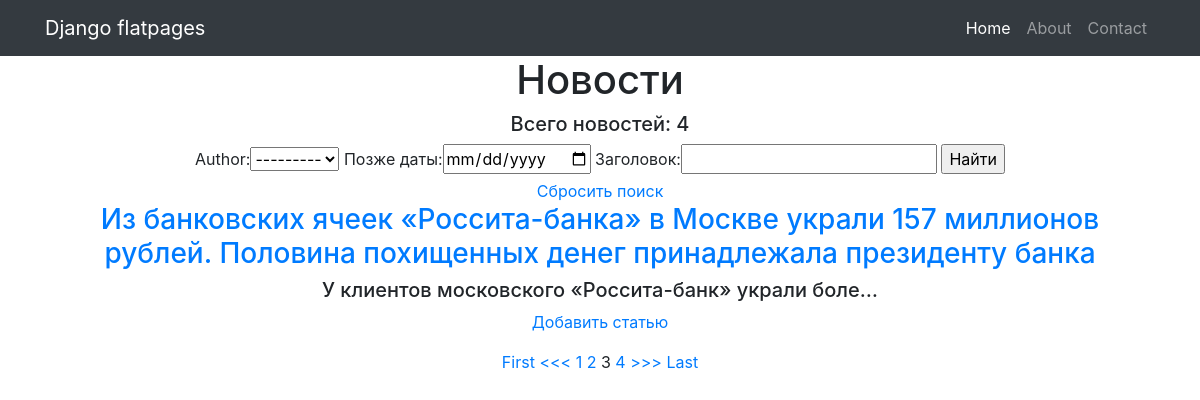
The page /news/search/?page=3 on the database its author committed.
### news/models.py (models this page shows, shortened)
class Author(models.Model):
    author = models.OneToOneField(User, on_delete=models.CASCADE,
                                  unique=True)
    author_rating = models.IntegerField(default=0)
    def __str__(self):
        return self.author.username

class Post(models.Model):
    author = models.ForeignKey(Author, on_delete=models.CASCADE)
    news = 'NW'
    article = 'AR'
    CHOICES = [
        (news, 'Новость'),
        (article, 'Статья')
    ]
    type = models.CharField(max_length=2,
                            choices=CHOICES)
    time = models.DateTimeField(auto_now_add=True)
    category = models.ManyToManyField(Category, through='PostCategory')
    header = models.CharField(max_length=1000)
    text = models.TextField(null=True)
    post_rating = models.IntegerField(default=0)

### news/views.py (the view)
# urls.py: path('search/', PostSearch.as_view(), name='post_search'),
class PostSearch(ListView):
    model = Post
    context_object_name = 'news'
    template_name = 'post_search.html'
    queryset = Post.objects.order_by('-time')
    paginate_by = 1
    def get_context_data(self, **kwargs):
        context = super(PostSearch, self).get_context_data(**kwargs)
        post_list = PostFilter(self.request.GET, queryset=Post.objects.all()).qs
        paginator = Paginator(post_list, self.paginate_by)
        page = self.request.GET.get('page')
        try:
            post_filter = paginator.page(page)
        except PageNotAnInteger:
            post_filter = paginator.page(1)
        except EmptyPage:
            post_filter = paginator.page(paginator.num_pages)
        context['all_news'] = Post.objects.all()
        context['filter'] = PostFilter(self.request.GET, queryset=super().get_queryset())
        context['post_list'] = post_filter
        context['filterset'] = post_filter
        return context

### news/templatetags/custom_filters.py (called while the page is built)
@register.filter(name='censor')
def censor(some_str):
    cens_str = ''
    for i in some_str.split():
        cens_str = some_str.replace('ДТП', '@!#$')
    return cens_str

@register.simple_tag(takes_context=True)
def param_replace(context, **kwargs):
    d = context['request'].GET.copy()
    for k, v in kwargs.items():
        d[k] = v
    for k in [k for k, v in d.items() if not v]:
        del d[k]
    return d.urlencode()

### templates/post_search.html (shortened to what this page needs)
{% extends 'default.html' %}
{% load custom_filters %}
{% block content %}
<h1>Новости</h1>
<h5>Всего новостей: {{ all_news|length }}</h5>
<form method="GET">
    {{ filter.form }}
    <input type="submit" value="Найти">
</form>
<a href="{% url 'post_search' %}">Сбросить поиск</a>
{% if news %}
    {% for specificnews in post_list %}
    <h3><a href="/news/{{ specificnews.id }}">{{ specificnews.header|censor }}</a></h3>
    <h5>{{ specificnews.text|truncatechars:50 }}</h5>
    {% endfor %}
{% endif %}
<p><a href="{% url 'post_create' %}">Добавить статью</a></p>
{% if is_paginated %}
    {% if filterset.has_previous %}
        <a href="?{% param_replace page=1 %}">First</a>
        <a href="?{% param_replace page=filterset.previous_page_number %}"><<<</a>
    {% endif %}
    {% for num in filterset.paginator.page_range %}
        {% if filterset.number == num %}
            <a>{{ num }}</a>
        {% elif num > filterset.number|add:'-3' and num < filterset.number|add:'3' %}
            <a href="?{% param_replace page=num %}">{{ num }}</a>
        {% endif %}
    {% endfor %}
    {% if filterset.has_next %}
        <a href="?{% param_replace page=filterset.next_page_number %}">>>></a>
        <a href="?{% param_replace page=filterset.paginator.num_pages %}">Last</a>
    {% endif %}
{% endif %}
{% endblock content %}

### rows shown on the page
Author: author "---------"
Post: header|censor "Из банковских ячеек «Россита-банка» в Москве украли 157 миллионов рублей. Половина похищенных денег принадлежала президенту банка", text "У клиентов московского «Россита-банк» украли боле…"

### other values the page prints
{{ all_news|length }} "4"
{{ num }} "1" "2" "4"
{{ num }} "3"
